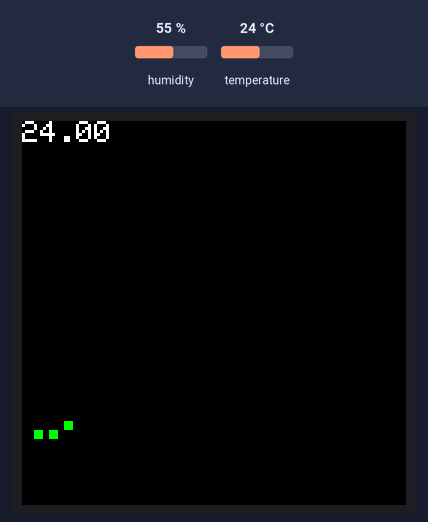
This sketch was run on a simulated Arduino Uno, built with avr-gcc and run on an emulated ATmega328P. On the bench: 128×128 colour display. Wiring (inferred from the names in the program): DHT11 sensor: data pin 7. The inputs (shaded band) are chosen by the test bench; at power-on: temperature 24 °C, humidity 55 %. What the sketch prints to the serial monitor is not drawn.

Above: at 1.3 s.
1.4 s: temperature set to 12 °C
At 3.0 s:
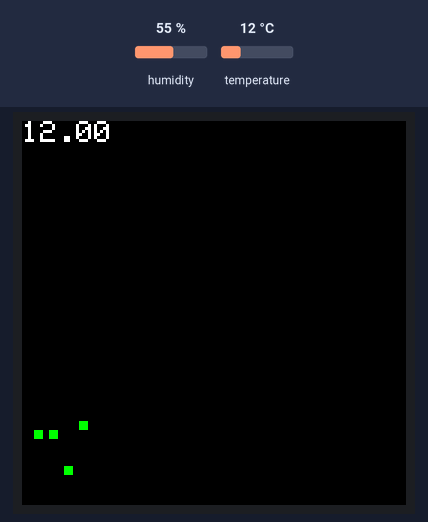
5.5 s: temperature set to 19 °C
At 7.2 s:
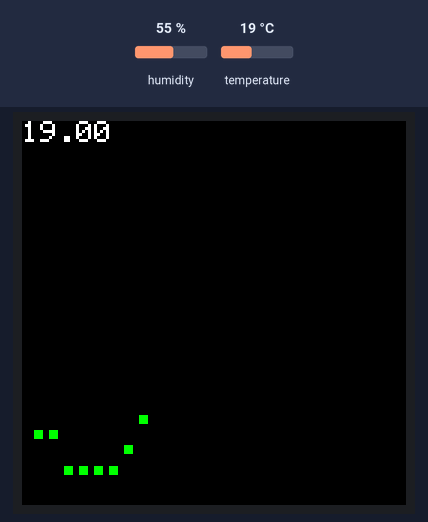
8.9 s: temperature set to 28 °C
At 10.3 s:
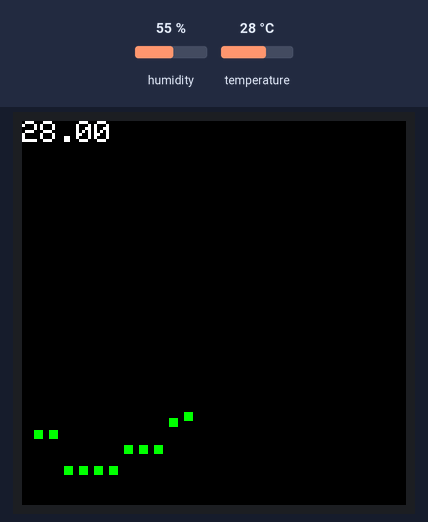
Timing chart, 0 to 11.9 s (numbered marks = the images above; inputs shaded):
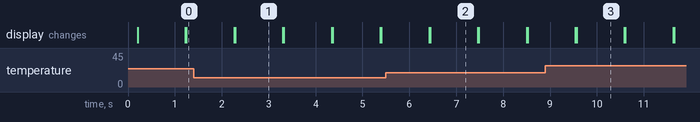

The sketch:

display_temp_on_st7735.ino
```cpp
#include <dht.h>
#include <Adafruit_GFX.h>    // Core graphics library
#include <Adafruit_ST7735.h> // Hardware-specific library for ST7735
#include <SPI.h>
#include "class.h"

#define TFT_CS        10
#define TFT_RST        9 // Or set to -1 and connect to Arduino RESET pin
#define TFT_DC         8
#define DHT11_PIN      7
#define array_length   15

uint8_t curr_pos = 0;

void repaintGraph(Disp* ptr);

Disp data[array_length] = {
  {3, 27},
  {8, 27},
  {13, 27},
  {18, 27},
  {23, 28},
  {28, 28},
  {33, 29},
  {38, 29},
  {43, 30},
  {48, 30},
  {53, 30},
  {58, 30},
  {63, 28},
  {68, 28},
  {73, 28},
};

// For Arduino Uno: MOSI = pin 11 and SCLK = pin 13
// For 1.44" and 1.8" TFT with ST7735 use:
Adafruit_ST7735 tft = Adafruit_ST7735(TFT_CS, TFT_DC, TFT_RST);
dht DHT;
uint8_t counter = 1;

void setup(void) {
  Serial.begin(9600);
  Serial.print(F("Hello! ST77xx TFT Test"));
  // OR use this initializer (uncomment) if using a 1.44" TFT:
  tft.initR(INITR_144GREENTAB); // Init ST7735R chip, green tab
  Serial.println(F("Microcontroller is starting..."));
  tft.fillScreen(ST77XX_BLACK);
}

void loop() {
  //put your code here
  tft.fillScreen(ST77XX_BLACK);
  uint8_t chk = DHT.read11(DHT11_PIN);
  tft.setCursor(0,0);
  tft.print(DHT.temperature);
  if(curr_pos < array_length){
    data[curr_pos].temp = DHT.temperature;
  }else{
    //for loop: swap, and then re-assign the array
    for(int a=0; a<(array_length-2); a++){ //this for loop is for swapping
      data[a].temp = (a+1)==(array_length-1) ? DHT.temperature : data[a+1].temp;
    }
  }
  curr_pos = (curr_pos < array_length) ? curr_pos+1 : array_length+1;
  repaintGraph(data);
  delay(1000);
}

void repaintGraph(Disp* ptr){
  //recall: name of the array is also the pointer to the first element of the array
  for(int i=0; i<curr_pos+1; i++){
    tft.fillRect(ptr->x_coor+1, 128-(ptr->temp+1), 3, 3, ST77XX_GREEN);
    ptr++;
  }
}
```

class.h
```cpp
struct Disp {
  uint8_t x_coor;
  uint8_t temp;
};
```

Measured:
- what the display in image 1 shows lasts 1.0 s, from 2.3 s to 3.3 s
